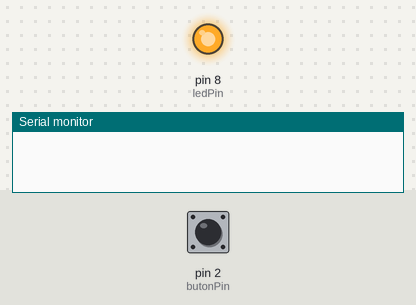
The sketch below on a simulated Arduino Uno, built with avr-gcc and run on an emulated ATmega328P. On the bench: output pins drawn as LEDs (lit = HIGH), the last lines printed to the serial monitor. The inputs (shaded band) are chosen by the test bench; at power-on: pin 2 (butonPin) HIGH. Random numbers use the default seed unless the sketch sets one.

Above: at 4.6 s.
4.7 s: pin 2 (butonPin) pulled LOW for 0.15 s
At 6.1 s:
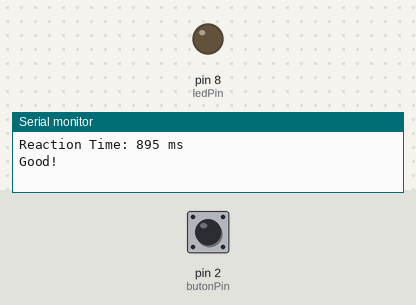
7.8 s: pin 2 (butonPin) pulled LOW for 3.2 s
14.0 s: pin 2 (butonPin) pulled LOW for 1 s
At 18.7 s:
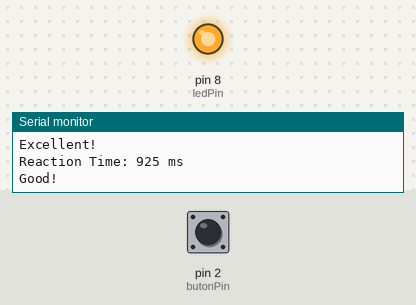
Timing chart, 0 to 20.2 s (numbered marks = the images above; inputs shaded):
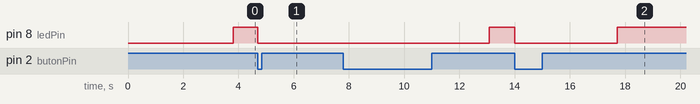

Measured:
- after the input at 4.7 s, pin 8 (ledPin): HIGH → LOW at once
- after the input at 14.0 s, pin 8 (ledPin): HIGH → LOW at once, → HIGH 3.7 s later

The sketch:

Reaction_Time_Game.ino
```cpp
const int ledPin = 8;
const int butonPin = 2;
unsigned long startTime, endTime, reactionTime;

void setup() {
  pinMode(ledPin, OUTPUT);

  pinMode(butonPin, INPUT_PULLUP);

  // The LED doesn't light up at first.
  digitalWrite(ledPin, LOW);

  Serial.begin(9600);
}

void loop() {
  digitalWrite(ledPin, LOW);
   delay(random(2000,7001));

   // Led yanacak.
  digitalWrite(ledPin, HIGH);

   startTime = millis();

   while (digitalRead(butonPin)== HIGH);
   {
    // Wait for the button press.
   }

   endTime = millis();

   reactionTime = endTime - startTime;
   Serial.print("Reaction Time: ");
   Serial.print(reactionTime);
   Serial.println(" ms");

   if (reactionTime < 500)
   {
   Serial.println("Excellent!");
   }
   else if (reactionTime < 1000)
   {
    Serial.println("Good!");
   }
   else

    Serial.println("Too Slow!");

   }
```
